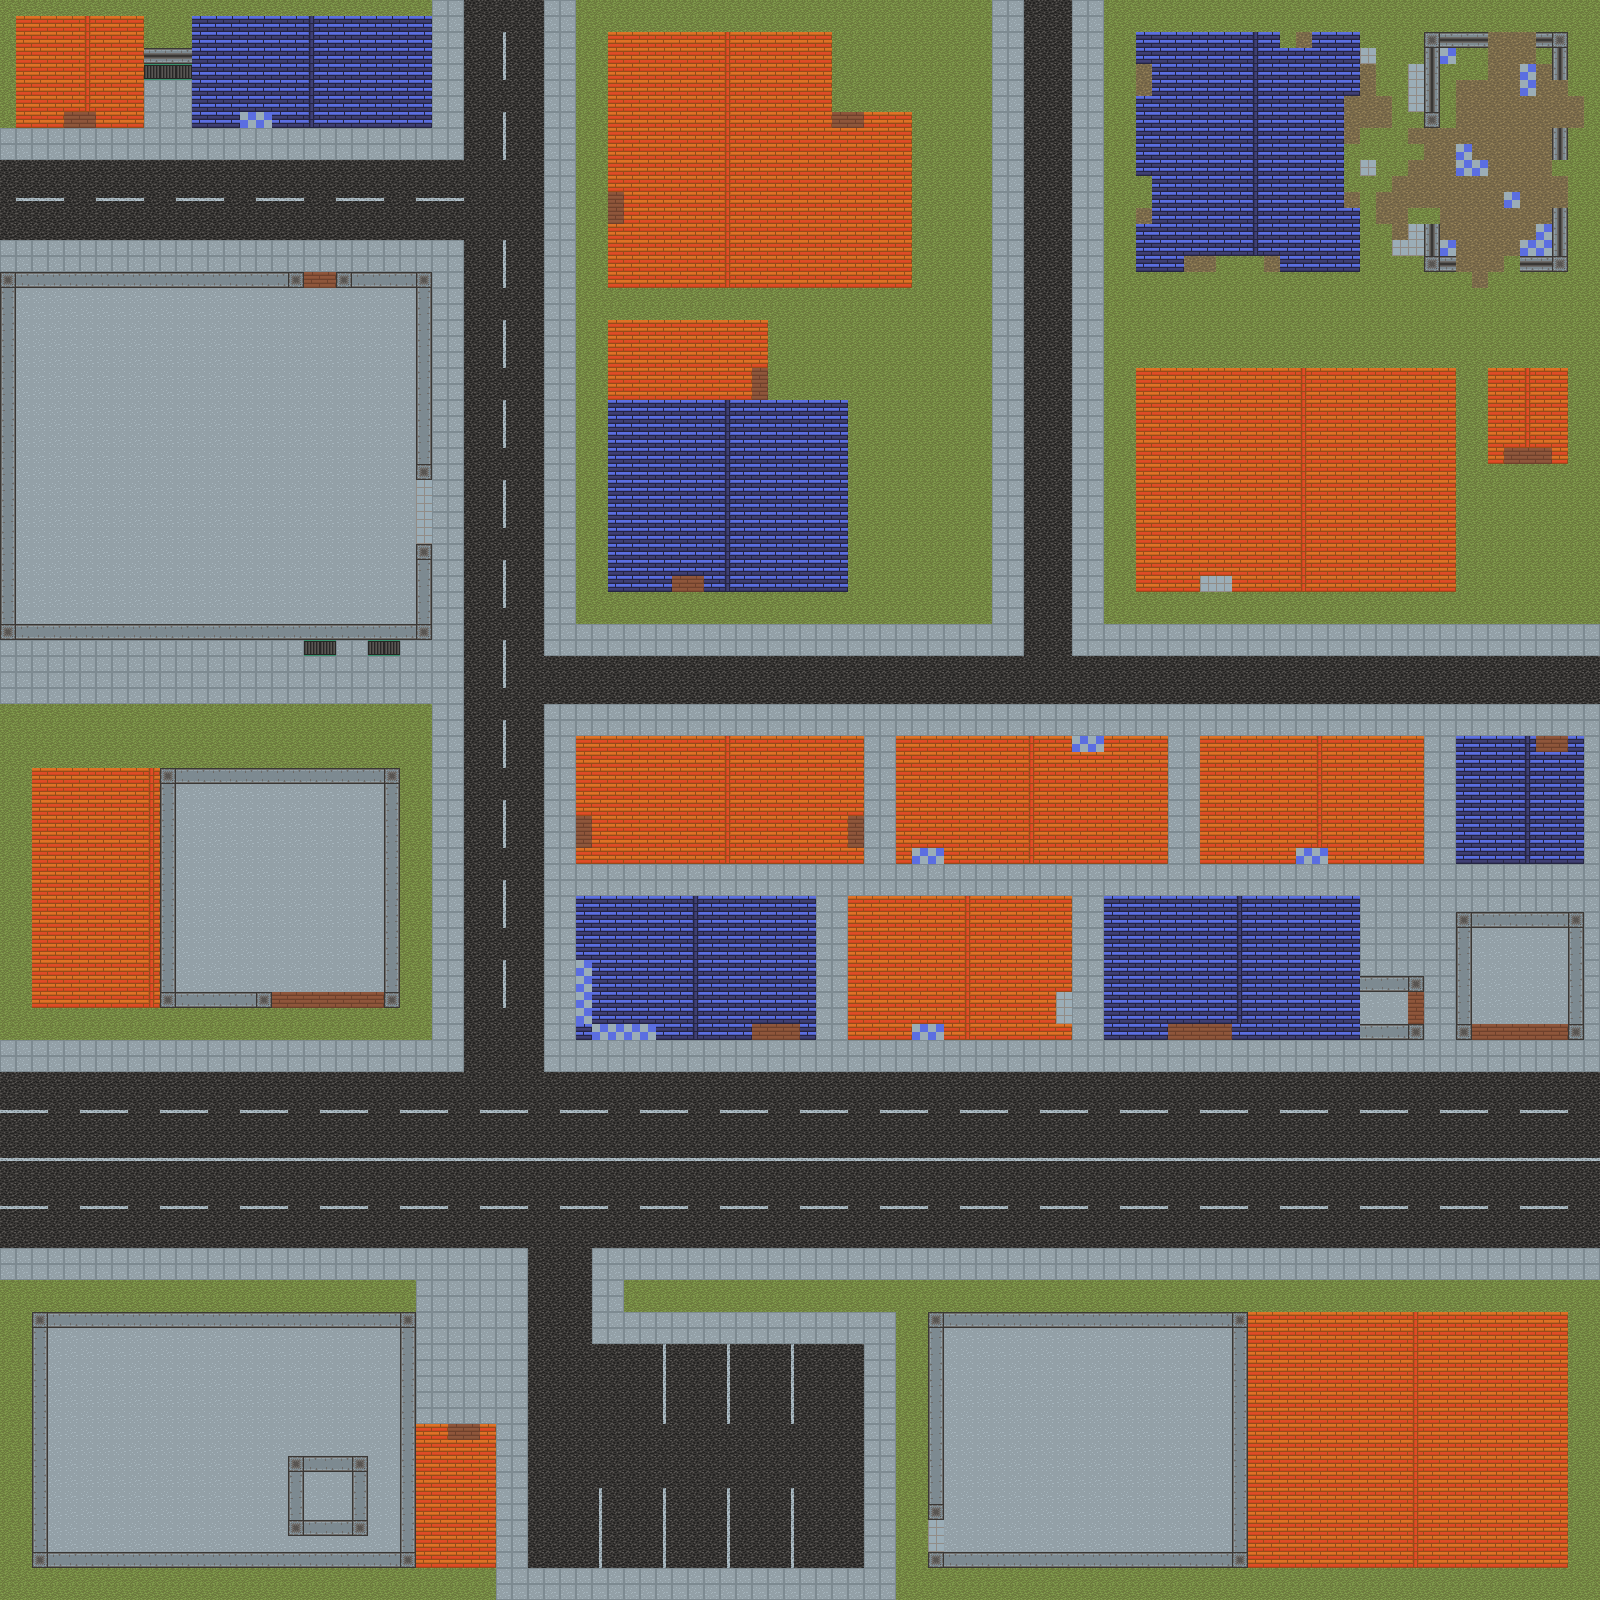

This is a level from a 2D game, rendered from its Tiled map with the project's own tilesets. A one-line summary and the map file follow, with tile-layer data summarised:
An orthogonal 100x100 tile map with 16x16 px tiles, 3 tile layers (ground, wall, roof).

<map version="1.2" tiledversion="1.3.4" orientation="orthogonal" renderorder="right-down" width="100" height="100" tilewidth="16" tileheight="16" infinite="0" nextlayerid="4" nextobjectid="1">
 <tileset firstgid="1" source="tileset_test01.tsx" />
 <layer id="1" name="ground" width="100" height="100">
  <data>[10000 cells, 10000 non-empty, 10 distinct tile ids]</data>
 </layer>
 <layer id="2" name="wall" width="100" height="100">
  <data>[10000 cells, 1576 non-empty, 9 distinct tile ids]</data>
 </layer>
 <layer id="3" name="roof" width="100" height="100">
  <data>[10000 cells, 4073 non-empty, 8 distinct tile ids]</data>
 </layer>
</map>
